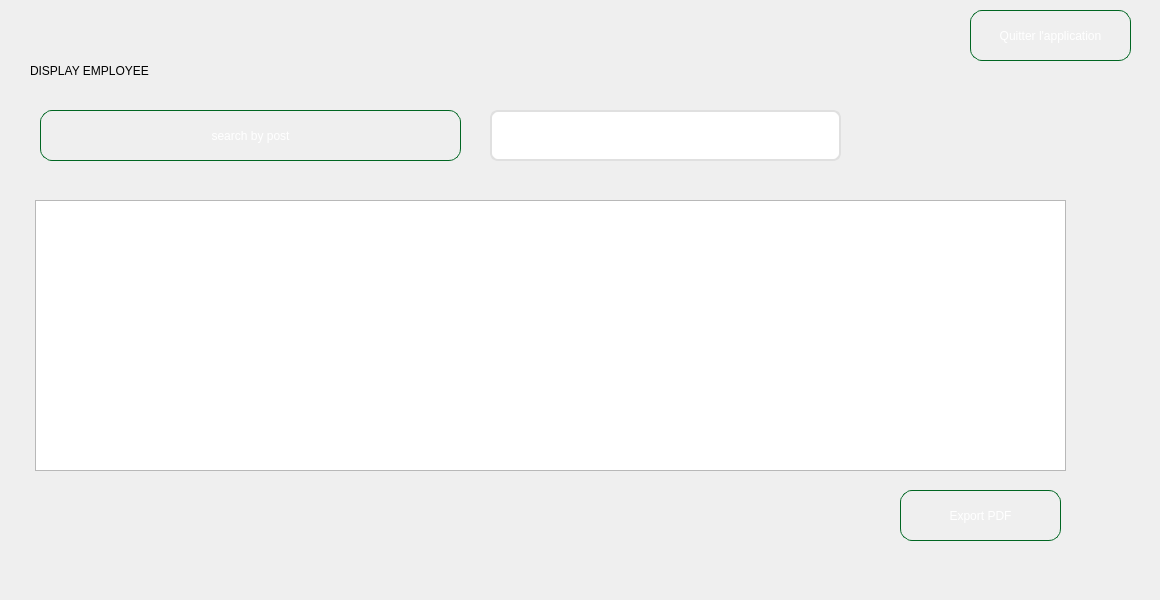
         <widget class="QWidget" name="tab_7">
          <attribute name="title">
           <string>DISPLAY</string>
          </attribute>
          <widget class="QWidget" name="widget_8" native="true">
           <property name="geometry">
            <rect>
             <x>0</x>
             <y>0</y>
             <width>1151</width>
             <height>591</height>
            </rect>
           </property>
           <widget class="QLabel" name="label_20">
            <property name="geometry">
             <rect>
              <x>30</x>
              <y>40</y>
              <width>601</width>
              <height>61</height>
             </rect>
            </property>
            <property name="styleSheet">
             <string notr="true">font: 700 italic 36pt &quot;Times New Roman&quot;;</string>
            </property>
            <property name="text">
             <string>DISPLAY EMPLOYEE</string>
            </property>
           </widget>
           <widget class="QTableView" name="employetableView">
            <property name="geometry">
             <rect>
              <x>35</x>
              <y>200</y>
              <width>1031</width>
              <height>271</height>
             </rect>
            </property>
           </widget>
           <widget class="QPushButton" name="ajouterpushbutton_2">
            <property name="geometry">
             <rect>
              <x>40</x>
              <y>110</y>
              <width>421</width>
              <height>51</height>
             </rect>
            </property>
            <property name="styleSheet">
             <string notr="true">QPushButton { 
    font: 700 italic 10pt &quot;Times New Roman&quot;;
    color: white;
    background: qlineargradient(
        x1: 0, y1: 0, x2: 1, y2: 1,
        stop: 0 #00ff66,   /* vert clair vif */
        stop: 1 #009933    /* vert un peu plus foncé */
    );
    border: 1px solid #006622; /* contour vert foncé subtil */
    border-radius: 12px;
    padding: 6px;
}

QPushButton:hover {
    background: qlineargradient(
        x1: 0, y1: 0, x2: 1, y2: 1,
        stop: 0 #00cc55,   /* vert foncé */
        stop: 1 #007722    /* vert encore plus profond */
    );
}
</string>
            </property>
            <property name="text">
             <string>search by post</string>
            </property>
           </widget>
           <widget class="QPushButton" name="ajouterpushbutton_3">
            <property name="geometry">
             <rect>
              <x>900</x>
              <y>490</y>
              <width>161</width>
              <height>51</height>
             </rect>
            </property>
            <property name="styleSheet">
             <string notr="true">QPushButton { 
    font: 700 italic 10pt &quot;Times New Roman&quot;;
    color: white;
    background: qlineargradient(
        x1: 0, y1: 0, x2: 1, y2: 1,
        stop: 0 #00ff66,   /* vert clair vif */
        stop: 1 #009933    /* vert un peu plus foncé */
    );
    border: 1px solid #006622; /* contour vert foncé subtil */
    border-radius: 12px;
    padding: 6px;
}

QPushButton:hover {
    background: qlineargradient(
        x1: 0, y1: 0, x2: 1, y2: 1,
        stop: 0 #00cc55,   /* vert foncé */
        stop: 1 #007722    /* vert encore plus profond */
    );
}
</string>
            </property>
            <property name="text">
             <string>Export PDF</string>
            </property>
           </widget>
           <widget class="QLineEdit" name="idLineEditModif_2">
            <property name="geometry">
             <rect>
              <x>490</x>
              <y>110</y>
              <width>351</width>
              <height>51</height>
             </rect>
            </property>
            <property name="styleSheet">
             <string notr="true">QLineEdit {
    background-color: white;
    border: 2px solid #e0e0e0;
    border-radius: 8px;
    padding: 8px;
    font-size: 14px;
    color: #333;
}

QLineEdit:hover {
    border: 2px solid #29b6f6;
    background-color: #f9f9f9;
}

QLineEdit:focus {
    border: 2px solid #0d47a1;
    background-color: white;
}</string>
            </property>
           </widget>
           <widget class="QPushButton" name="bt_quitter_appilication">
            <property name="geometry">
             <rect>
              <x>970</x>
              <y>10</y>
              <width>161</width>
              <height>51</height>
             </rect>
            </property>
            <property name="styleSheet">
             <string notr="true">QPushButton { 
    font: 700 italic 10pt &quot;Times New Roman&quot;;
    color: white;
    background: qlineargradient(
        x1: 0, y1: 0, x2: 1, y2: 1,
        stop: 0 #00ff66,   /* vert clair vif */
        stop: 1 #009933    /* vert un peu plus foncé */
    );
    border: 1px solid #006622; /* contour vert foncé subtil */
    border-radius: 12px;
    padding: 6px;
}

QPushButton:hover {
    background: qlineargradient(
        x1: 0, y1: 0, x2: 1, y2: 1,
        stop: 0 #00cc55,   /* vert foncé */
        stop: 1 #007722    /* vert encore plus profond */
    );
}
</string>
            </property>
            <property name="text">
             <string>Quitter l'application</string>
            </property>
           </widget>
          </widget>
         </widget>
